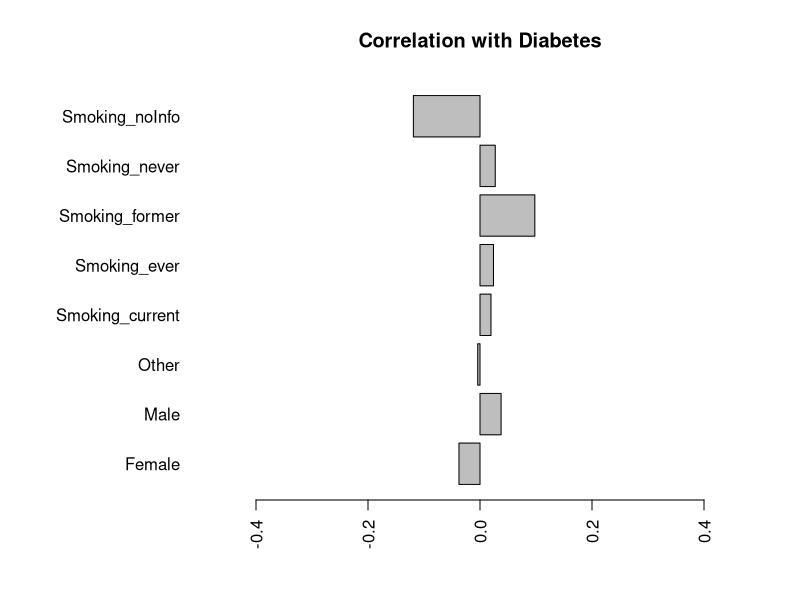
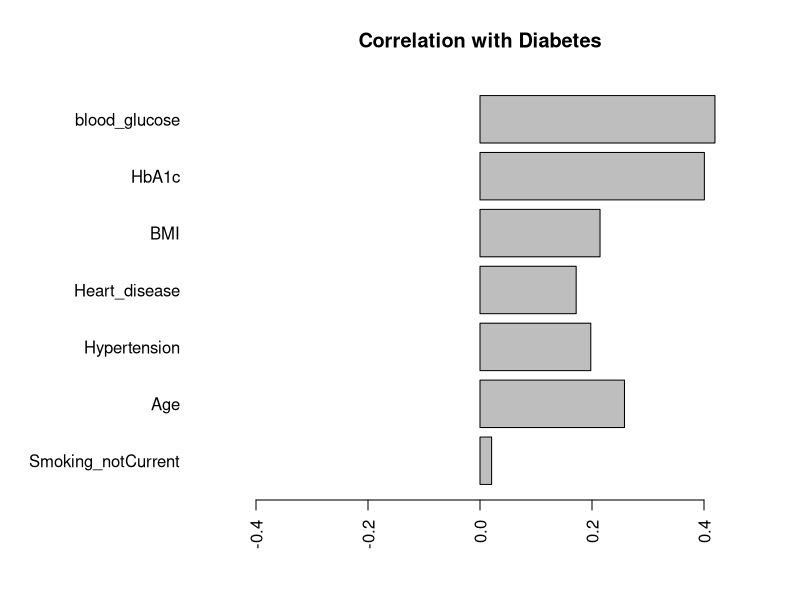

The R source for these figures, in order:
install.packages("caret")
library(caret)


diabetes_prediction_dataset <- read.csv("Plots/diabetes_prediction_dataset.csv", header=TRUE, sep=";")

# One Hot Encode Gender Column
one_hot_encoded_data <- dummyVars(" ~ gender", data = diabetes_prediction_dataset)
one_hot_encoded_data <- data.frame(predict(one_hot_encoded_data, newdata = diabetes_prediction_dataset))

# Append One Hot Encoding to existing Dataset
diabetes_prediction_dataset$encodedFemale <- one_hot_encoded_data$genderFemale
diabetes_prediction_dataset$encodedMale <- one_hot_encoded_data$genderMale
diabetes_prediction_dataset$encodedOther <- one_hot_encoded_data$genderOther

# One Hot Encode Gender Smoking_History
one_hot_encoded_data <- dummyVars(" ~ smoking_history", data = diabetes_prediction_dataset)
one_hot_encoded_data <- data.frame(predict(one_hot_encoded_data, newdata = diabetes_prediction_dataset))

# Append One Hot Encoding to existing Dataset
diabetes_prediction_dataset$encoded_smoking_current <- one_hot_encoded_data$smoking_historycurrent
diabetes_prediction_dataset$encoded_smoking_ever <- one_hot_encoded_data$smoking_historyever
diabetes_prediction_dataset$encoded_smoking_former <- one_hot_encoded_data$smoking_historyformer
diabetes_prediction_dataset$encoded_smoking_never <- one_hot_encoded_data$smoking_historynever
diabetes_prediction_dataset$encoded_smoking_noInfo <- one_hot_encoded_data$smoking_historyNo.Info
diabetes_prediction_dataset$encoded_smoking_notCurrent <- one_hot_encoded_data$smoking_historynot.current

# Calculate Correlation between Variable and Diabetes
correlation <- c(
cor(diabetes_prediction_dataset$diabetes, diabetes_prediction_dataset$encodedFemale),
cor(diabetes_prediction_dataset$diabetes, diabetes_prediction_dataset$encodedMale),
cor(diabetes_prediction_dataset$diabetes, diabetes_prediction_dataset$encodedOther),
cor(diabetes_prediction_dataset$diabetes, diabetes_prediction_dataset$encoded_smoking_current),
cor(diabetes_prediction_dataset$diabetes, diabetes_prediction_dataset$encoded_smoking_ever),
cor(diabetes_prediction_dataset$diabetes, diabetes_prediction_dataset$encoded_smoking_former),
cor(diabetes_prediction_dataset$diabetes, diabetes_prediction_dataset$encoded_smoking_never),
cor(diabetes_prediction_dataset$diabetes, diabetes_prediction_dataset$encoded_smoking_noInfo),
cor(diabetes_prediction_dataset$diabetes, diabetes_prediction_dataset$encoded_smoking_notCurrent),
cor(diabetes_prediction_dataset$diabetes, diabetes_prediction_dataset$age),
cor(diabetes_prediction_dataset$diabetes, diabetes_prediction_dataset$hypertension),
cor(diabetes_prediction_dataset$diabetes, diabetes_prediction_dataset$heart_disease),
cor(diabetes_prediction_dataset$diabetes, diabetes_prediction_dataset$bmi),
cor(diabetes_prediction_dataset$diabetes, diabetes_prediction_dataset$HbA1c_level),
cor(diabetes_prediction_dataset$diabetes, diabetes_prediction_dataset$blood_glucose_level))

x <- c("Female", "Male", "Other","Smoking_current","Smoking_ever","Smoking_former","Smoking_never","Smoking_noInfo","Smoking_notCurrent", "Age", "Hypertension", "Heart_disease", "BMI", "HbA1c", "blood_glucose")

# Set Margin
par(mar = c(5, 10, 4, 2))

# 1. Plot: Barplot for Correlation between Variables 1-8 and Diabetes
barplot(height = correlation[1:8], names.arg = x[1:8], las = 2, main= "Correlation with Diabetes", xlim = c(-0.5, 0.5), horiz = TRUE)

# Set Margin
par(mar = c(5, 10, 4, 2))

# 1. Plot: Barplot for Correlation between Variables 9-15 and Diabetes
barplot(height = correlation[9:length(correlation)], names.arg = x[9:length(correlation)], las = 2, main= "Correlation with Diabetes", xlim = c(-0.5, 0.5), horiz = TRUE)

